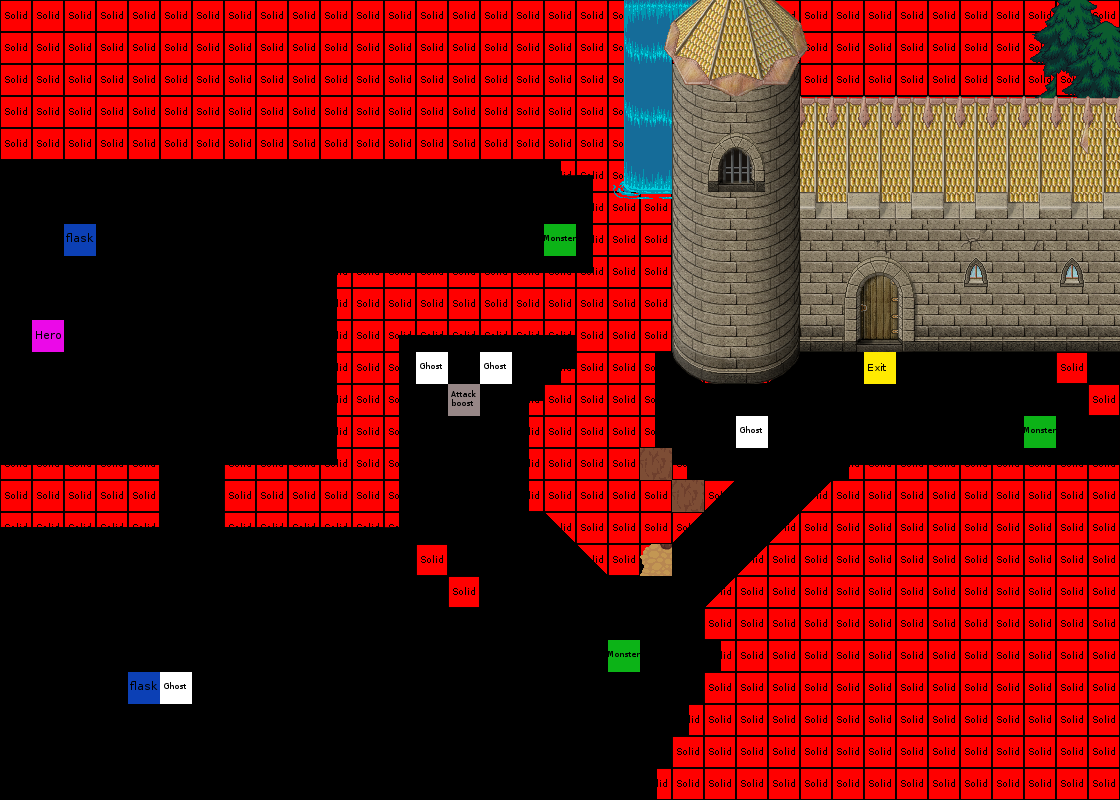

This game map was drawn from its Tiled (.tmx) file and the tilesets committed beside it. A one-line description and the trimmed map source follow:
An orthogonal 35x25 tile map with 32x32 px tiles, 13 tile layers (exit, attack_boost, flask, ghost, ...), 49 hidden layers not drawn, 15 tilesets.

<map version="1.0" tiledversion="1.0.3" orientation="orthogonal" renderorder="left-down" width="35" height="25" tilewidth="32" tileheight="32" nextobjectid="1">
 <tileset firstgid="1" source="castel.tsx" />
 <tileset firstgid="257" source="treetop.tsx" />
 <tileset firstgid="299" source="mountains.tsx" />
 <tileset firstgid="407" source="grass.tsx" />
 <tileset firstgid="425" source="watergrass.tsx" />
 <tileset firstgid="443" source="waterfall.tsx" />
 <tileset firstgid="458" source="bridges.tsx" />
 <tileset firstgid="500" source="solid.tsx" />
 <tileset firstgid="525" source="trees.tsx" />
 <tileset firstgid="781" source="flask.tsx" />
 <tileset firstgid="782" source="monster.tsx" />
 <tileset firstgid="783" source="hero.tsx" />
 <tileset firstgid="784" source="exit.tsx" />
 <tileset firstgid="785" source="ghost.tsx" />
 <tileset firstgid="786" source="attack_boost.tsx" />
 <layer name="exit" width="35" height="25">
  <data>[875 cells, 1 non-empty, 1 distinct tile ids]</data>
 </layer>
 <layer name="attack_boost" width="35" height="25">
  <data>[875 cells, 1 non-empty, 1 distinct tile ids]</data>
 </layer>
 <layer name="flask" width="35" height="25">
  <data>[875 cells, 2 non-empty, 1 distinct tile ids]</data>
 </layer>
 <layer name="ghost" width="35" height="25">
  <data>[875 cells, 4 non-empty, 1 distinct tile ids]</data>
 </layer>
 <layer name="hero" width="35" height="25">
  <data>[875 cells, 1 non-empty, 1 distinct tile ids]</data>
 </layer>
 <layer name="monster" width="35" height="25">
  <data>[875 cells, 3 non-empty, 1 distinct tile ids]</data>
 </layer>
 <layer name="solid" width="35" height="25">
  <data>[875 cells, 524 non-empty, 16 distinct tile ids]</data>
 </layer>
 <layer name="Calque 44" width="35" height="25" visible="0">
  <data>[875 cells, 191 non-empty, 10 distinct tile ids]</data>
 </layer>
 <layer name="Calque 47" width="35" height="25" visible="0">
  <data>[875 cells, 435 non-empty, 13 distinct tile ids]</data>
 </layer>
 <layer name="Calque 50" width="35" height="25" visible="0">
  <data>[875 cells, 10 non-empty, 10 distinct tile ids]</data>
 </layer>
 <layer name="Calque 53" width="35" height="25" visible="0">
  <data>[875 cells, 54 non-empty, 9 distinct tile ids]</data>
 </layer>
 <layer name="Calque 48" width="35" height="25" visible="0">
  <data>[875 cells, 20 non-empty, 13 distinct tile ids]</data>
 </layer>
 <layer name="Calque 45" width="35" height="25" visible="0">
  <data>[875 cells, 51 non-empty, 18 distinct tile ids]</data>
 </layer>
 <layer name="Calque 49" width="35" height="25" visible="0">
  <data>[875 cells, 12 non-empty, 12 distinct tile ids]</data>
 </layer>
 <layer name="Calque 51" width="35" height="25">
  <data>[875 cells, 9 non-empty, 9 distinct tile ids]</data>
 </layer>
 <layer name="Calque 46" width="35" height="25">
  <data>[875 cells, 29 non-empty, 19 distinct tile ids]</data>
 </layer>
 <layer name="toit_droit" width="35" height="25">
  <data>[875 cells, 45 non-empty, 5 distinct tile ids]</data>
 </layer>
 <layer name="Calque 5" width="35" height="25">
  <data>[875 cells, 3 non-empty, 2 distinct tile ids]</data>
 </layer>
 <layer name="montagne" width="35" height="25" visible="0">
  <data>[875 cells, 152 non-empty, 18 distinct tile ids]</data>
 </layer>
 <layer name="herbe" width="35" height="25" visible="0">
  <data>[875 cells, 4 non-empty, 3 distinct tile ids]</data>
 </layer>
 <layer name="Calque 6" width="35" height="25" visible="0">
  <data>[875 cells, 12 non-empty, 12 distinct tile ids]</data>
 </layer>
 <layer name="Calque 8" width="35" height="25" visible="0">
  <data>[875 cells, 12 non-empty, 12 distinct tile ids]</data>
 </layer>
 <layer name="murs" width="35" height="25">
  <data>[875 cells, 86 non-empty, 19 distinct tile ids]</data>
 </layer>
 <layer name="porte_toits" width="35" height="25">
  <data>[875 cells, 34 non-empty, 31 distinct tile ids]</data>
 </layer>
 <layer name="Calque 7" width="35" height="25" visible="0">
  <data>[875 cells, 12 non-empty, 12 distinct tile ids]</data>
 </layer>
 <layer name="Calque 9" width="35" height="25" visible="0">
  <data>[875 cells, 14 non-empty, 13 distinct tile ids]</data>
 </layer>
 <layer name="Calque 10" width="35" height="25" visible="0">
  <data>[875 cells, 12 non-empty, 12 distinct tile ids]</data>
 </layer>
 <layer name="Calque 11" width="35" height="25" visible="0">
  <data>[875 cells, 12 non-empty, 12 distinct tile ids]</data>
 </layer>
 <layer name="Calque 12" width="35" height="25" visible="0">
  <data>[875 cells, 12 non-empty, 12 distinct tile ids]</data>
 </layer>
 <layer name="Calque 13" width="35" height="25" visible="0">
  <data>[875 cells, 12 non-empty, 12 distinct tile ids]</data>
 </layer>
 <layer name="Calque 14" width="35" height="25" visible="0">
  <data>[875 cells, 12 non-empty, 12 distinct tile ids]</data>
 </layer>
 <layer name="Calque 15" width="35" height="25" visible="0">
  <data>[875 cells, 12 non-empty, 12 distinct tile ids]</data>
 </layer>
 <layer name="Calque 16" width="35" height="25" visible="0">
  <data>[875 cells, 24 non-empty, 12 distinct tile ids]</data>
 </layer>
 <layer name="Calque 21" width="35" height="25" visible="0">
  <data>[875 cells, 12 non-empty, 12 distinct tile ids]</data>
 </layer>
 <layer name="Calque 18" width="35" height="25" visible="0">
  <data>[875 cells, 12 non-empty, 12 distinct tile ids]</data>
 </layer>
 <layer name="Calque 20" width="35" height="25" visible="0">
  <data>[875 cells, 12 non-empty, 12 distinct tile ids]</data>
 </layer>
 <layer name="Calque 19" width="35" height="25" visible="0">
  <data>[875 cells, 12 non-empty, 12 distinct tile ids]</data>
 </layer>
 <layer name="Calque 27" width="35" height="25" visible="0">
  <data>[875 cells, 12 non-empty, 12 distinct tile ids]</data>
 </layer>
 <layer name="Calque 17" width="35" height="25" visible="0">
  <data>[875 cells, 12 non-empty, 12 distinct tile ids]</data>
 </layer>
 <layer name="Calque 22" width="35" height="25" visible="0">
  <data>[875 cells, 24 non-empty, 12 distinct tile ids]</data>
 </layer>
 <layer name="Calque 24" width="35" height="25" visible="0">
  <data>[875 cells, 8 non-empty, 8 distinct tile ids]</data>
 </layer>
 <layer name="Calque 26" width="35" height="25" visible="0">
  <data>[875 cells, 12 non-empty, 12 distinct tile ids]</data>
 </layer>
 <layer name="Calque 23" width="35" height="25" visible="0">
  <data>[875 cells, 24 non-empty, 12 distinct tile ids]</data>
 </layer>
 <layer name="Calque 25" width="35" height="25" visible="0">
  <data>[875 cells, 12 non-empty, 12 distinct tile ids]</data>
 </layer>
 <layer name="Calque 28" width="35" height="25" visible="0">
  <data>[875 cells, 36 non-empty, 12 distinct tile ids]</data>
 </layer>
 <layer name="Calque 29" width="35" height="25" visible="0">
  <data>[875 cells, 32 non-empty, 12 distinct tile ids]</data>
 </layer>
 <layer name="Calque 30" width="35" height="25" visible="0">
  <data>[875 cells, 36 non-empty, 12 distinct tile ids]</data>
 </layer>
 <layer name="Calque 31" width="35" height="25" visible="0">
  <data>[875 cells, 36 non-empty, 12 distinct tile ids]</data>
 </layer>
 <layer name="Calque 32" width="35" height="25" visible="0">
  <data>[875 cells, 41 non-empty, 12 distinct tile ids]</data>
 </layer>
 <layer name="Calque 33" width="35" height="25" visible="0">
  <data>[875 cells, 44 non-empty, 12 distinct tile ids]</data>
 </layer>
 <layer name="Calque 34" width="35" height="25" visible="0">
  <data>[875 cells, 36 non-empty, 12 distinct tile ids]</data>
 </layer>
 <layer name="Calque 35" width="35" height="25" visible="0">
  <data>[875 cells, 45 non-empty, 12 distinct tile ids]</data>
 </layer>
 <layer name="Calque 36" width="35" height="25" visible="0">
  <data>[875 cells, 42 non-empty, 12 distinct tile ids]</data>
 </layer>
 <layer name="Calque 37" width="35" height="25" visible="0">
  <data>[875 cells, 33 non-empty, 12 distinct tile ids]</data>
 </layer>
 <layer name="Calque 38" width="35" height="25" visible="0">
  <data>[875 cells, 27 non-empty, 12 distinct tile ids]</data>
 </layer>
 <layer name="Calque 39" width="35" height="25" visible="0">
  <data>[875 cells, 24 non-empty, 12 distinct tile ids]</data>
 </layer>
 <layer name="Calque 40" width="35" height="25" visible="0">
  <data>[875 cells, 12 non-empty, 6 distinct tile ids]</data>
 </layer>
 <layer name="Calque 41" width="35" height="25" visible="0">
  <data>[875 cells, 18 non-empty, 9 distinct tile ids]</data>
 </layer>
 <layer name="Calque 42" width="35" height="25" visible="0">
  <data>[875 cells, 18 non-empty, 12 distinct tile ids]</data>
 </layer>
 <layer name="Calque 43" width="35" height="25" visible="0">
  <data>[875 cells, 6 non-empty, 6 distinct tile ids]</data>
 </layer>
 <layer name="Calque 52" width="35" height="25" visible="0">
  <data>[875 cells, 67 non-empty, 8 distinct tile ids]</data>
 </layer>
 <layer name="Calque 56" width="35" height="25" visible="0">
  <data>[875 cells, 13 non-empty, 7 distinct tile ids]</data>
 </layer>
</map>
